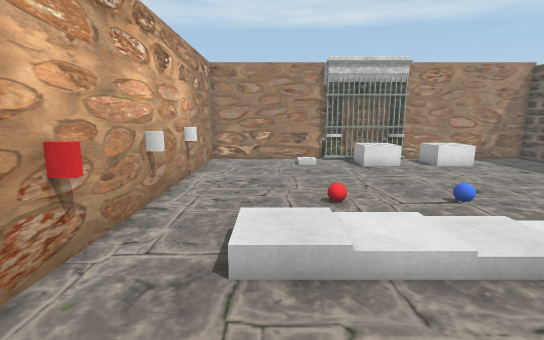
view 1 (above)

15 first-person views from a walk through a 3-D level made in the Unity game engine. The camera is 1.3 m above the floor, tilts 10° down and sees 85° across. The floor is counted in squares, 0.5 m on a side. Each view is taken from the middle of a square. On the plan, view 1 faces up. The plan holds only what a view shows up to about 19 squares ahead; the rest is blank. The player character is not drawn. Some surface patterns are stand-ins.

view 2
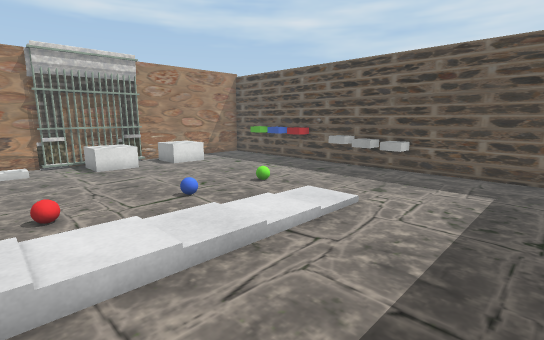

view 3
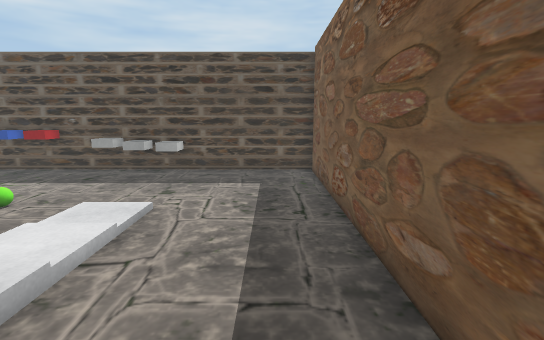

view 4
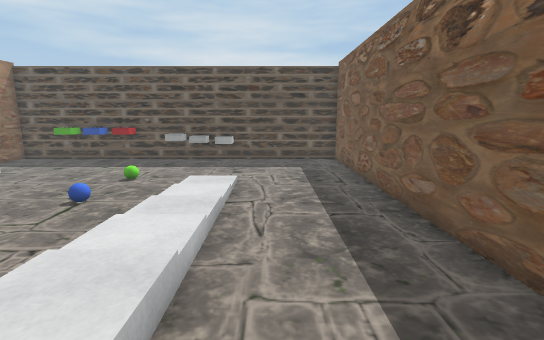

view 5
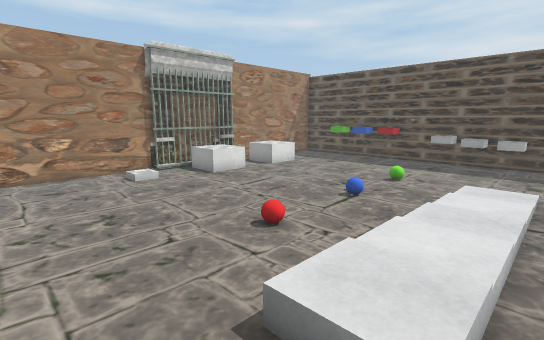

view 6
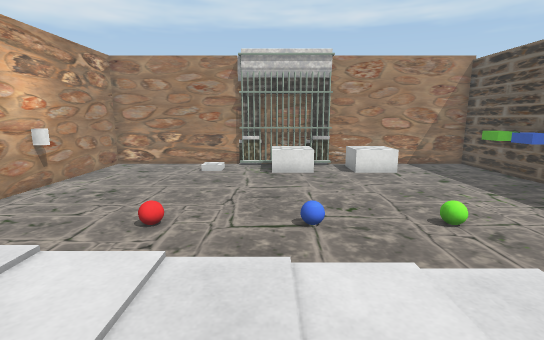

view 7
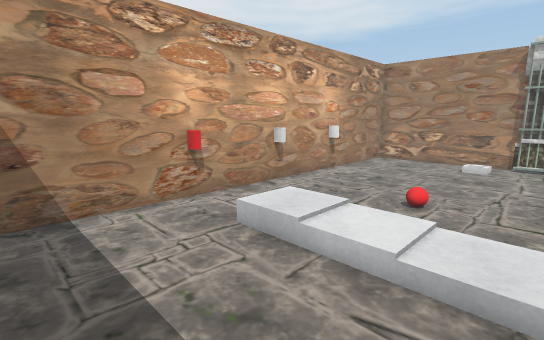

view 8
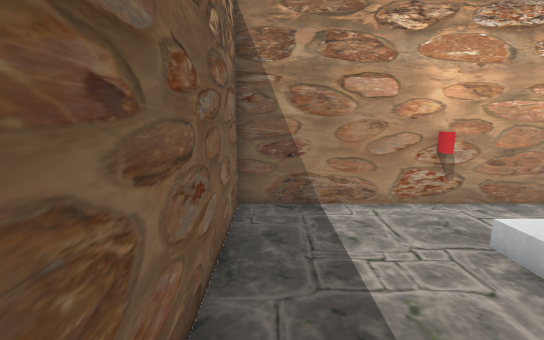

view 9
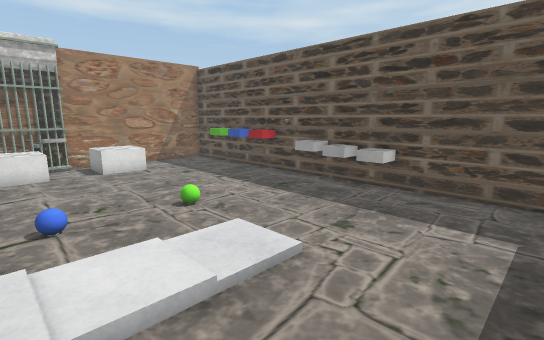

view 10
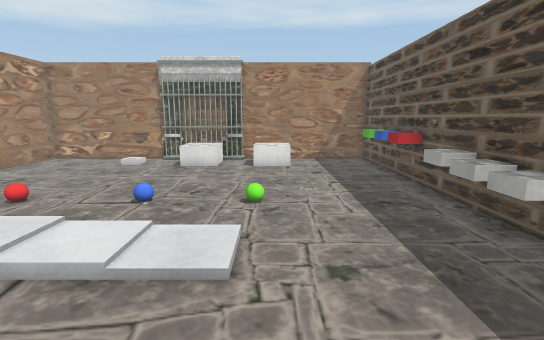

view 11
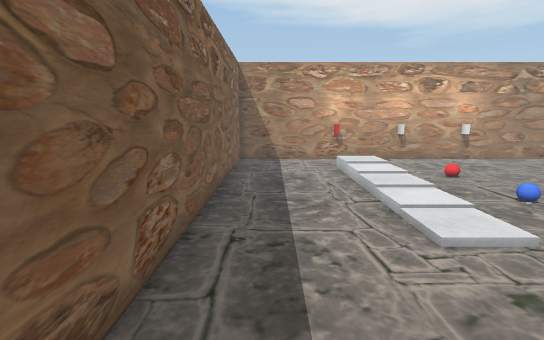

view 12
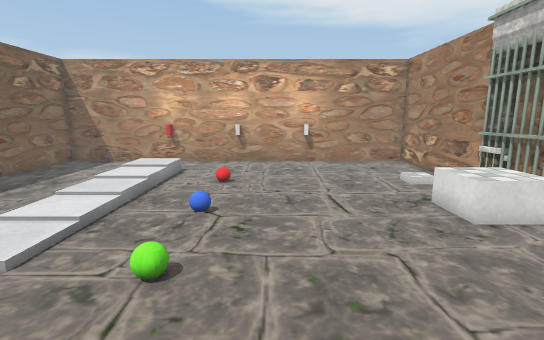

view 13
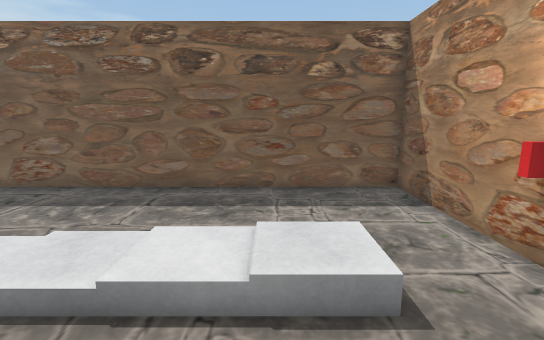

view 14
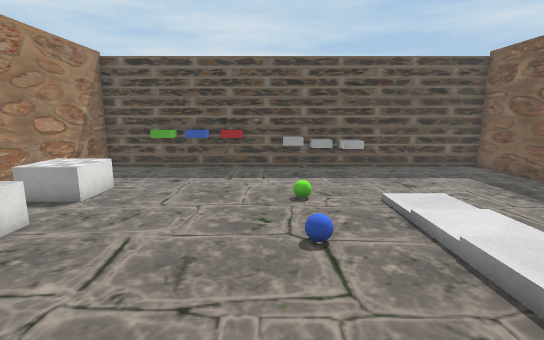

view 15
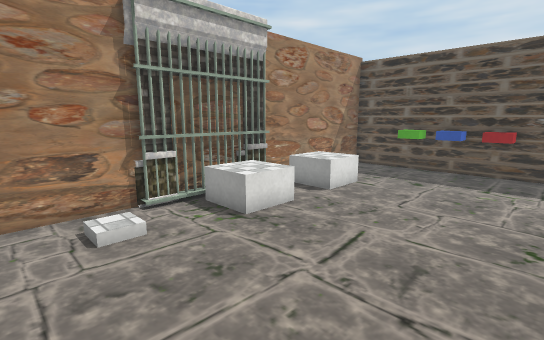

### Floor plan
Points are (right, up) in squares from view 1. A wall is a line through its corners. A room is listed if a view was taken in it or the views show most of it. See-through windows are left out.
Room 1 (views 1, 2, 3, 4, 5, 6, 7, 8, 9, 10, 11, 12, 13, 14, 15)
walls: (5.1, 18.5) (4.6, 18.4); (7.3, 18.5) (6.8, 18.4); (4.5, 18.6) (3.1, 18.6); (8.2, 18.5) (7.7, 18.4); (8.2, 18.6) (6.9, 18.6); (7.3, 18.8) (4.3, 18.8); (4.1, 18.8) (-3.8, 18.8) (-3.8, -1) (15.8, -1) (15.8, 18.8) (8.1, 18.8)
low walls: (8.4, 18.4) (3.1, 18.4)
objects: other object (-4, 5) to (-3, 5); other object (-4, 9) to (-3, 9); other object (-4, 13) to (-3, 13); other object (2, 17); other object (5, 18) to (7, 18); other object (9, 16) to (11, 18); other object (15, 5) to (15, 9); other object (15, 12) to (15, 16)

Positions as (right, up) in squares from view 1, and headings:
1: (0, 0), facing up
2: (1, 0), facing up-right
3: (1, 1), facing right
4: (-3, 3), facing right
5: (-3, 4), facing up-right
6: (5, 2), facing up
7: (5, 0), facing up-left
8: (5, 0), facing left
9: (5, 1), facing up-right
10: (10, 0), facing up
11: (15, 1), facing left
12: (14, 11), facing left
13: (1, 10), facing down
14: (0, 10), facing right
15: (0, 10), facing up-right
